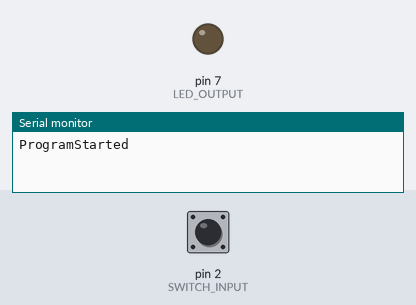
Bench run of a sketch on a simulated Arduino Uno, built with avr-gcc and run on an emulated ATmega328P. On the bench: output pins drawn as LEDs (lit = HIGH), the last lines printed to the serial monitor. Dashed ring = blinking. The inputs (shaded band) are chosen by the test bench; at power-on: pin 2 (SWITCH_INPUT) LOW.

Above: at 2.8 s.
2.9 s: pin 2 (SWITCH_INPUT) pulled HIGH for 3.2 s
At 3.7 s:
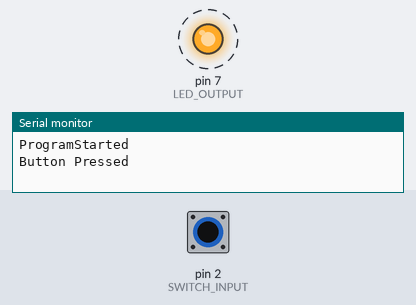
7.6 s: pin 2 (SWITCH_INPUT) pulled HIGH for 1.2 s
At 8.8 s:
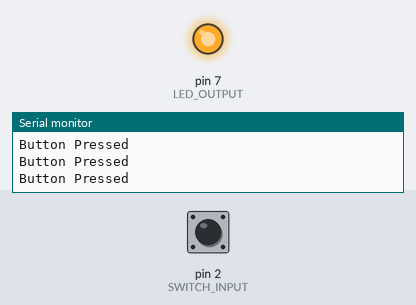
Timing chart, 0 to 10.6 s (numbered marks = the images above; inputs shaded):
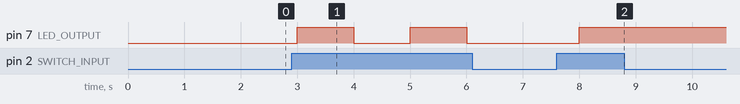

Measured:
- after the input at 2.9 s, pin 7 (LED_OUTPUT): alternates HIGH for 1.0 s and LOW for 1.0 s, starting after 0.10 s
- after the input at 7.6 s, pin 7 (LED_OUTPUT): LOW → HIGH after 0.40 s

The sketch:

TestBeforeClass.ino
```cpp
#define SWITCH_INPUT 2
#define LED_OUTPUT 7

const int INPUT_DIGITAL_PINS[] = { SWITCH_INPUT };
const int OUTPUT_DIGITAL_PINS[] = { LED_OUTPUT };

void setup() {
  Serial.begin(9600);

  SetDigitalPins();

  ShowLog("ProgramStarted");
}

bool isPressed = false;

void SetDigitalPins() {

  int inputPinsLength = sizeof(INPUT_DIGITAL_PINS) / sizeof(INPUT_DIGITAL_PINS[0]);
  SetDigitalPins(INPUT_DIGITAL_PINS, inputPinsLength, INPUT);

  int outputPinsLength = sizeof(OUTPUT_DIGITAL_PINS) / sizeof(OUTPUT_DIGITAL_PINS[0]);
  SetDigitalPins(OUTPUT_DIGITAL_PINS, outputPinsLength, OUTPUT);
}

void SetDigitalPins(int pins[], int pinsLength, const int mode) {

  for (int i = 0; i < pinsLength; i++) {
    pinMode(pins[i], mode);
  }
}

void loop() {

  ChangeSwitchButtonValue();

  ChangeLEDLight();

  delay(1000);
}

void ChangeSwitchButtonValue() {
  int inputValue = digitalRead(SWITCH_INPUT);

  if (inputValue) {
    ShowLog("Button Pressed");
    isPressed = !isPressed;
  }
}

void ChangeLEDLight() {
  if (isPressed) {
    digitalWrite(LED_OUTPUT, HIGH);
  }
  else {
    digitalWrite(LED_OUTPUT, LOW);
  }
}

void ShowLog(String message) {
  Serial.println(message);
}
```
